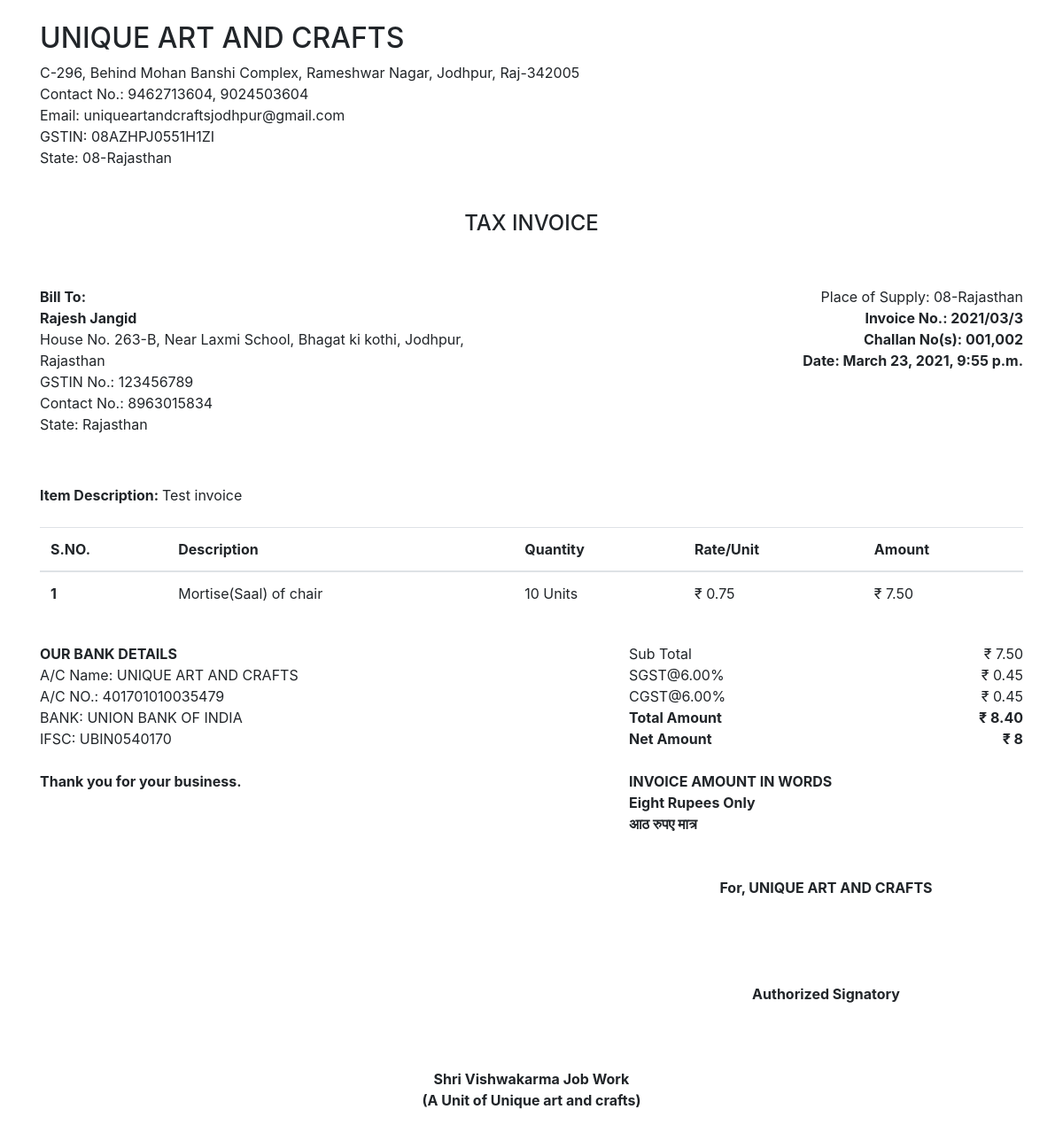
Screenshot of /invoice/view/3/ (signed in) with the database file from the repository.
### mainapp/models.py (models this page shows, shortened)
class Invoice(models.Model):
    firm = models.ForeignKey(Firm, on_delete=models.PROTECT, blank=False, null=False)
    customer = models.ForeignKey(Customer, on_delete=models.PROTECT, blank=False, null=False)
    tax_slab = models.ForeignKey(TaxSlab, on_delete=models.PROTECT, blank=False, null=False)
    challan_nos = models.CharField(max_length=150, null=False, blank=True, default=" ")
    entry_time = models.DateTimeField(blank=False, null=False)
    item_description = models.CharField(max_length=200, null=False, blank=True, default=" ")
    sub_total = models.DecimalField(max_digits=12, decimal_places=2, blank=True, null=False, default=0)
    gst_amount = models.DecimalField(max_digits=12, decimal_places=2, blank=True, null=False, default=0)
    total_with_gst = models.DecimalField(max_digits=12, decimal_places=2, blank=True, null=False, default=0)

class Firm(models.Model):
    name = models.CharField(max_length=50, null=False, blank=False, unique=True)
    address = models.TextField(max_length=300, null=False, blank=False)
    state = models.CharField(max_length=50, null=False, blank=False)
    mobile_number = models.CharField(max_length=25, null=False, blank=False)
    email = models.EmailField(max_length=254, null=False, blank=True, default="")
    bank_ac_name = models.CharField(max_length=50, null=False, blank=True, default="")
    bank_name = models.CharField(max_length=50, null=False, blank=True, default="")
    bank_branch_address = models.TextField(max_length=300, null=False, blank=True, default="")
    bank_ac_number = models.CharField(max_length=30, null=False, blank=True, default="")
    bank_ifsc_code = models.CharField(max_length=30, null=False, blank=True, default="")
    gstin_number = models.CharField(max_length=30, null=False, blank=True, default="")
    footer_text = models.TextField(max_length=300, null=False, blank=True, default=" ")

class Customer(models.Model):
    name = models.CharField(max_length=50, null=False, blank=False, unique=True)
    address = models.TextField(max_length=300, null=False, blank=False)
    state = models.CharField(max_length=50, null=False, blank=False)
    mobile_number = models.CharField(max_length=25, null=False, blank=False)
    email = models.EmailField(max_length=254, null=False, blank=True, default="")
    bank_ac_name = models.CharField(max_length=50, null=False, blank=True, default="")
    bank_name = models.CharField(max_length=50, null=False, blank=True, default="")
    bank_branch_address = models.TextField(max_length=300, null=False, blank=True, default="")
    bank_ac_number = models.CharField(max_length=30, null=False, blank=True, default="")
    bank_ifsc_code = models.CharField(max_length=30, null=False, blank=True, default="")
    gstin_number = models.CharField(max_length=30, null=False, blank=True, default="")

class InvoiceItem(models.Model):
    invoice = models.ForeignKey(Invoice, on_delete=models.CASCADE, blank=True, null=True)
    service = models.ForeignKey(Service, on_delete=models.PROTECT, blank=False, null=False)
    description = models.CharField(max_length=200, null=False, blank=True, default=" ")
    quantity = models.IntegerField(blank=False, null=False)
    rate_per_unit = models.DecimalField(max_digits=12, decimal_places=2, blank=False, null=False, default=0)
    amount = models.DecimalField(max_digits=12, decimal_places=2, blank=True, null=False, default=0)

class Service(models.Model):
    name = models.CharField(max_length=25, null=False, blank=False, unique=True)
    def __str__(self):
        return str(self.name)

class TaxSlab(models.Model):
    value = models.DecimalField(max_digits=4, decimal_places=2, default=0.00, blank=False, null=False)

### mainapp/views.py (the view)
# urls.py: path('invoice/view/<str:invoice_id>/', views.invoice_view, name="invoice_view"),
@login_required(login_url='login')
def invoice_view(request, invoice_id):
    invoice = Invoice.objects.get(id=invoice_id)
    total_in_num = round(invoice.total_with_gst)
    total_amount_in_words_en = num_to_word(total_in_num, lang="en")
    total_amount_in_words_hi = num_to_word(total_in_num, lang="hi")
    context = {'invoice': invoice, 'total_amount_in_words_en': total_amount_in_words_en,
               'total_amount_in_words_hi': total_amount_in_words_hi, 'total_in_num': total_in_num}
    return render(request, 'mainapp/Invoice/view.html', context)

### indicnum2words/num_to_word.py (called while the page is built, shortened)
def language_specific_exception(words, lang, combiner):
    def occurs_at_end(piece):
        return words[-len(piece):] == piece
    if lang == 'mr':
        words = words.replace("एक" + combiner + "शे", "शंभर")
    elif lang == 'gu':
        words = words.replace('બે' + combiner + 'સો', 'બસ્સો')
    return words

### mainapp/templates/mainapp/Invoice/view.html (shortened to what this page needs)
{% load mathfilters %}
<!doctype html>
<html lang="en">
<head>
    <link rel="stylesheet" href="https://stackpath.bootstrapcdn.com/bootstrap/4.4.1/css/bootstrap.min.css"
>
</head>
<body>
<div class="container">
    <div class="row">
        <div class="col-12 mt-4">
            <h2>{{ invoice.firm.name|upper }}</h2>
            {{ invoice.firm.address }}<br/>
            Contact No.: {{ invoice.firm.mobile_number }}<br>
            Email: {{ invoice.firm.email }}<br>
            GSTIN: {{ invoice.firm.gstin_number }}<br>
            State: {{ invoice.firm.state }}<br>
        </div>
        <div class="col-12 text-center my-5"><h4>TAX INVOICE</h4></div>
        <div class="col-6">
            <strong>Bill To:</strong><br>
            <strong>{{ invoice.customer.name }}</strong><br>
            {{ invoice.customer.address }}<br>
            GSTIN No.: {{ invoice.customer.gstin_number }}<br>
            Contact No.: {{ invoice.customer.mobile_number }}<br>
            State: {{ invoice.customer.state }}<br>
            <br>
            <br>
        </div>
        <div class="col-6 text-right">
            Place of Supply: {{ invoice.firm.state }} <br>
            <strong>Invoice No.: {{ invoice.entry_time|date:'Y/m' }}/{{ invoice.id }}</strong><br>
            <strong>Challan No(s): {{ invoice.challan_nos }}</strong><br>
            <strong>Date: {{ invoice.entry_time }}</strong><br>
        </div>
        <div class="col-12 my-2">
            <strong>Item Description: </strong> {{ invoice.item_description }}<br>
        </div>
        <div class="col-12 my-3">
            <table class="table">
                <thead class="">
                <tr>
                    <th scope="col">S.NO.</th>
                    <th scope="col">Description</th>
                    <th scope="col">Quantity</th>
                    <th scope="col">Rate/Unit</th>
                    <th scope="col">Amount</th>
                </tr>
                </thead>
                <tbody>
                {% for item in invoice.invoiceitem_set.all %}
                    <tr>
                        <th scope="row">{{ forloop.counter }}</th>
                        <td>{{ item.service }} {{ item.description }}</td>
                        <td>{{ item.quantity }} Units</td>
                        <td> ₹ {{ item.rate_per_unit }}</td>
                        <td> ₹ {{ item.amount }}</td>
                    </tr>
                {% endfor %}
                </tbody>
            </table>
        </div>
        <div class="col-6">
            <strong>OUR BANK DETAILS</strong>
            <div>
                A/C Name: {{ invoice.firm.bank_ac_name }} <br>
                A/C NO.: {{ invoice.firm.bank_ac_number }} <br>
                BANK: {{ invoice.firm.bank_name }} <br>
                IFSC: {{ invoice.firm.bank_ifsc_code }} <br>
            </div>
            <div class="mt-4">
                <strong>Thank you for your business.</strong>
            </div>
        </div>
        <div class="col-5 offset-1">
            <div class="row">
                {% if invoice.tax_slab.value > 0 %}
                    <div class="col-6">
                        Sub Total
                    </div>
                    <div class="col-6 text-right">
                        ₹ {{ invoice.sub_total }}
                    </div>
                    <div class="col-6">
                        SGST@{{ invoice.tax_slab.value|div:2 }}%
                    </div>
                    <div class="col-6 text-right">
                        ₹ {{ invoice.gst_amount|div:2 }}
                    </div>
                    <div class="col-6">
                        CGST@{{ invoice.tax_slab.value|div:2 }}%
                    </div>
                    <div class="col-6 text-right">
                        ₹ {{ invoice.gst_amount|div:2 }}
                    </div>
                {% endif %}
                <div class="col-6 ">
                    <strong>Total Amount</strong>
                </div>
                <div class="col-6 text-right">
                    <strong> ₹ {{ invoice.total_with_gst }}</strong>
                </div>
                <div class="col-6 ">
                    <strong>Net Amount</strong>
                </div>
                <div class="col-6 text-right">
                    <strong> ₹ {{ total_in_num }}</strong>
                </div>
                <div class="col-12">
                    <div class="mt-4">
                        <strong>INVOICE AMOUNT IN WORDS</strong>
                    </div>
                    <div>
                        <strong>{{ total_amount_in_words_en|title }} Rupees Only</strong>
                    </div>
                    <div>
                        <strong>{{ total_amount_in_words_hi }} रुपए मात्र</strong>
                    </div>
                </div>
            </div>
            <div class="col-12 mt-5 text-center">
                <strong>For, {{ invoice.firm.name|upper }}</strong>
                <br><br><br><br><br>
                <strong>Authorized Signatory</strong>
            </div>
        </div>
        <div class="col-12 text-center">
            <br><br><br>
            <strong>{{ invoice.firm.footer_text|linebreaks }}</strong>
        </div>
    </div>
</div>
</body>
</html>

### rows the page displays
Invoice: firm.name "UNIQUE ART AND CRAFTS", firm.address "C-296, Behind Mohan Banshi Complex, Rameshwar Nagar, Jodhpur, Raj-342005", firm.mobile_number "9462713604, 9024503604", firm.email "uniqueartandcraftsjodhpur@gmail.com", firm.gstin_number "08AZHPJ0551H1ZI", firm.state "08-Rajasthan", customer.name "Rajesh Jangid", customer.address "House No. 263-B, Near Laxmi School, Bhagat ki kothi, Jodhpur, Rajasthan", customer.gstin_number "123456789", customer.mobile_number "8963015834", customer.state "Rajasthan", entry_time "2021/03", id "3", challan_nos "001,002", entry_time "March 23, 2021, 9:55 p.m.", item_description "Test invoice", firm.bank_ac_name "UNIQUE ART AND CRAFTS", firm.bank_ac_number "401701010035479", firm.bank_name "UNION BANK OF INDIA", firm.bank_ifsc_code "UBIN0540170", sub_total "7.50", tax_slab.value|div "6.00", gst_amount|div "0.45", total_with_gst "8.40", firm.footer_text "Shri Vishwakarma Job Work (A Unit of Unique art and crafts)"
InvoiceItem: service "Mortise(Saal)", description "of chair", quantity "10", rate_per_unit "0.75", amount "7.50"

### other values shown
{{ total_in_num }} "8"
{{ total_amount_in_words_en|title }} "Eight"
{{ total_amount_in_words_hi }} "आठ"
